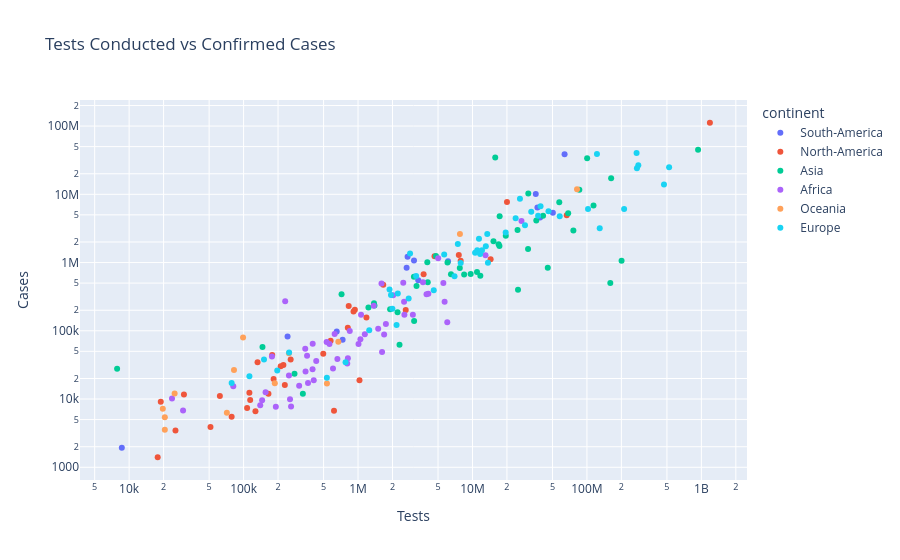

Notebook cell for this chart:
### Markdown cell above
## 13. Testing vs Confirmed Cases

Comparing the number of tests conducted against confirmed cases gives a sense of how thoroughly each country was screening its population.

### Code cell
testing_data = country_data[country_data["Tests"] > 0]

fig = px.scatter(testing_data, x="Tests", y="Cases", color="continent", hover_name="country", log_x=True, log_y=True, title="Tests Conducted vs Confirmed Cases")
fig.show()

### Figure 1 — Plotly figure (JSON) as saved in the notebook; plotly's stock layout.template omitted (floating-point values rounded to 4 significant figures)
{"data": [{"hovertemplate": "<b>%{hovertext}</b><br><br>continent=South-America<br>Tests=%{x}<br>Cases=%{y}<extra></extra>", "hovertext": ["Falkland-Islands", "French-Guiana", "Suriname", "Guyana", "Venezuela", "Ecuador", "Uruguay", "Paraguay", "Colombia", "Chile", "Peru", "Bolivia", "Brazil", "Argentina"], "legendgroup": "South-America", "marker": {"color": "#636efa", "symbol": "circle"}, "mode": "markers", "name": "South-America", "orientation": "v", "showlegend": true, "type": "scatter", "x": [8632.0, 651300.0, 242200.0, 733200.0, 3359000.0, 3082000.0, 6115000.0, 2658000.0, 36950000.0, 50380000.0, 39010000.0, 2710000.0, 63780000.0, 35720000.0], "xaxis": "x", "y": [1930, 98041, 82588, 74137, 552695, 1070188, 1041111, 837602, 6400173, 5384853, 4572667, 1212131, 38743918, 10128845], "yaxis": "y"}, {"hovertemplate": "<b>%{hovertext}</b><br><br>continent=North-America<br>Tests=%{x}<br>Cases=%{y}<extra></extra>", "hovertext": ["Montserrat", "Saint-Pierre-Miquelon", "Greenland", "Caribbean-Netherlands", "Bermuda", "Grenada", "Sint-Maarten", "St-Barth", "Saint-Kitts-and-Nevis", "Dominica", "Saint-Martin", "St-Vincent-Grenadines", "Antigua-and-Barbuda", "British-Virgin-Islands", "Turks-and-Caicos", "Anguilla", "Cura&ccedil;ao", "Cayman-Islands", "Bahamas", "Aruba", "Haiti", "Saint-Lucia", "Guadeloupe", "El-Salvador", "Trinidad-and-Tobago", "Jamaica", "Barbados", "Belize", "Panama", "Dominican-Republic", "Honduras", "Martinique", "Canada", "Guatemala", "Costa-Rica", "Cuba", "USA", "Mexico"], "legendgroup": "North-America", "marker": {"color": "#EF553B", "symbol": "circle"}, "mode": "markers", "name": "North-America", "orientation": "v", "showlegend": true, "type": "scatter", "x": [17760.0, 25400.0, 164900.0, 30130.0, 1030000.0, 183000.0, 62060.0, 78650.0, 127000.0, 229300.0, 112400.0, 114200.0, 18900.0, 107300.0, 616800.0, 51380.0, 496700.0, 222800.0, 257800.0, 177900.0, 132400.0, 211000.0, 938000.0, 2610000.0, 913300.0, 1184000.0, 814200.0, 576000.0, 7883000.0, 3741000.0, 1661000.0, 828900.0, 66570000.0, 7594000.0, 4660000.0, 14400000.0, 1187000000.0, 20010000.0], "xaxis": "x", "y": [1403, 3452, 11971, 11682, 18860, 19693, 11051, 5507, 6607, 16038, 12324, 9674, 9106, 7392, 6752, 3904, 45986, 31472, 38084, 44224, 34667, 30215, 203235, 201855, 191496, 156869, 110578, 71409, 1059893, 675890, 474590, 230354, 4946090, 1291293, 1238883, 1115251, 111820082, 7702809], "yaxis": "y"}, {"hovertemplate": "<b>%{hovertext}</b><br><br>continent=Asia<br>Tests=%{x}<br>Cases=%{y}<extra></extra>", "hovertext": ["China", "Timor-Leste", "Yemen", "Bhutan", "Syria", "Macao", "Kyrgyzstan", "Maldives", "Cambodia", "Uzbekistan", "Qatar", "UAE", "Mongolia", "Nepal", "Saudi-Arabia", "Azerbaijan", "Bahrain", "Cyprus", "Sri-Lanka", "Kuwait", "Myanmar", "Palestine", "Armenia", "Oman", "Brunei", "Afghanistan", "Laos", "Jordan", "Kazakhstan", "Malaysia", "Israel", "Thailand", "Philippines", "Singapore", "Hong-Kong", "Iraq", "Bangladesh", "Georgia", "Pakistan", "Lebanon", "India", "S-Korea", "Japan", "Turkey", "Vietnam", "Taiwan", "Iran", "Indonesia"], "legendgroup": "Asia", "marker": {"color": "#00cc96", "symbol": "circle"}, "mode": "markers", "name": "Asia", "orientation": "v", "showlegend": true, "type": "scatter", "x": [160000000.0, 278500.0, 329600.0, 2304000.0, 146300.0, 7850.0, 1907000.0, 2214000.0, 3091000.0, 1378000.0, 4065000.0, 200700000.0, 4030000.0, 6048000.0, 45480000.0, 7748000.0, 10950000.0, 9640000.0, 6486000.0, 8456000.0, 11710000.0, 3079000.0, 3243000.0, 25000000.0, 717800.0, 1391000.0, 1233000.0, 17200000.0, 11580000.0, 68580000.0, 41370000.0, 17270000.0, 36100000.0, 24760000.0, 76130000.0, 19540000.0, 15250000.0, 16920000.0, 30590000.0, 4796000.0, 935900000.0, 15800000.0, 100400000.0, 162700000.0, 85830000.0, 30740000.0, 57320000.0, 114200000.0], "xaxis": "x", "y": [503302, 23460, 11945, 62697, 57743, 27673, 206897, 186694, 139103, 253662, 514524, 1067030, 1011496, 1003450, 841469, 835234, 729549, 681110, 672754, 667158, 641873, 621008, 451831, 399449, 343719, 234174, 218970, 1746997, 1411831, 5278406, 4841772, 4770149, 4140383, 3006155, 2937609, 2465545, 2049377, 1861665, 1581936, 1243838, 45035393, 34571873, 33803572, 17232066, 11625195, 10241523, 7627186, 6829221], "yaxis": "y"}, {"hovertemplate": "<b>%{hovertext}</b><br><br>continent=Africa<br>Tests=%{x}<br>Cases=%{y}<extra></extra>", "hovertext": ["Djibouti", "Eritrea", "Niger", "Equatorial-Guinea", "Liberia", "Gambia", "Guinea-Bissau", "Chad", "Burkina-Faso", "South-Sudan", "CAR", "Sierra-Leone", "Sao-Tome-and-Principe", "Congo", "Somalia", "Mayotte", "Madagascar", "Cabo-Verde", "Sudan", "Mauritania", "Burundi", "Gabon", "Mauritius", "Togo", "Guinea", "Lesotho", "Mali", "Benin", "Namibia", "Uganda", "Ghana", "Rwanda", "Cameroon", "Angola", "DRC", "Malawi", "Senegal", "Ivory-Coast", "Eswatini", "Egypt", "Libya", "Ethiopia", "R&eacute;union", "Zambia", "Kenya", "Botswana", "Algeria", "Nigeria", "Zimbabwe", "Mozambique", "South-Africa", "Morocco", "Tunisia"], "legendgroup": "Africa", "marker": {"color": "#ab63fa", "symbol": "circle"}, "mode": "markers", "name": "Africa", "orientation": "v", "showlegend": true, "type": "scatter", "x": [305900.0, 23690.0, 254500.0, 365700.0, 139800.0, 155700.0, 145200.0, 191300.0, 249000.0, 410300.0, 81290.0, 260000.0, 29600.0, 347800.0, 400500.0, 176900.0, 531300.0, 401600.0, 562900.0, 1010000.0, 345700.0, 1622000.0, 358700.0, 815200.0, 660100.0, 431200.0, 804900.0, 604300.0, 1063000.0, 3012000.0, 2542000.0, 6022000.0, 1752000.0, 1500000.0, 846700.0, 624800.0, 1147000.0, 1691000.0, 1049000.0, 3693000.0, 2484000.0, 5565000.0, 1604000.0, 4113000.0, 3967000.0, 2027000.0, 231000.0, 5709000.0, 2526000.0, 1371000.0, 26800000.0, 13000000.0, 5013000.0], "xaxis": "x", "y": [15690, 10189, 9931, 17229, 8090, 12626, 9614, 7701, 22114, 18819, 15440, 7779, 6778, 25375, 27334, 42027, 68486, 64477, 63993, 63848, 54721, 49051, 43025, 39572, 38572, 36138, 33164, 28036, 172389, 172149, 171889, 133518, 125379, 107327, 99338, 89535, 89053, 88384, 75191, 516023, 507274, 501157, 494595, 349304, 344130, 330638, 272010, 267188, 266359, 233731, 4076463, 1278992, 1153361], "yaxis": "y"}, {"hovertemplate": "<b>%{hovertext}</b><br><br>continent=Oceania<br>Tests=%{x}<br>Cases=%{y}<extra></extra>", "hovertext": ["Nauru", "Vanuatu", "Wallis-and-Futuna", "Samoa", "Tonga", "Cook-Islands", "Palau", "Papua-New-Guinea", "Micronesia", "Fiji", "New-Caledonia", "New-Zealand", "Australia"], "legendgroup": "Oceania", "marker": {"color": "#FFA15A", "symbol": "circle"}, "mode": "markers", "name": "Oceania", "orientation": "v", "showlegend": true, "type": "scatter", "x": [20510.0, 24980.0, 20510.0, 187400.0, 535000.0, 19690.0, 71430.0, 249100.0, 82430.0, 672900.0, 98960.0, 7769000.0, 81920000.0], "xaxis": "x", "y": [5393, 12019, 3550, 17006, 16950, 7203, 6290, 46864, 26547, 69117, 80064, 2621111, 11853144], "yaxis": "y"}, {"hovertemplate": "<b>%{hovertext}</b><br><br>continent=Europe<br>Tests=%{x}<br>Cases=%{y}<extra></extra>", "hovertext": ["Liechtenstein", "Gibraltar", "Monaco", "Isle-of-Man", "Andorra", "Faeroe-Islands", "San-Marino", "Channel-Islands", "Malta", "Belarus", "Latvia", "Moldova", "Estonia", "Bosnia-and-Herzegovina", "Luxembourg", "North-Macedonia", "Albania", "Montenegro", "Iceland", "Ukraine", "Poland", "Greece", "Austria", "Portugal", "Belgium", "Czechia", "Switzerland", "Romania", "Denmark", "Sweden", "Serbia", "Hungary", "Slovakia", "Ireland", "Finland", "Norway", "Lithuania", "Slovenia", "Bulgaria", "Croatia", "Spain", "France", "Germany", "Italy", "UK", "Russia", "Netherlands"], "legendgroup": "Europe", "marker": {"color": "#19d3f3", "symbol": "circle"}, "mode": "markers", "name": "Europe", "orientation": "v", "showlegend": true, "type": "scatter", "x": [112500.0, 534300.0, 78650.0, 150800.0, 249800.0, 778000.0, 196900.0, 1253000.0, 2171000.0, 13650000.0, 7886000.0, 3216000.0, 6968000.0, 1885000.0, 4587000.0, 2226000.0, 1941000.0, 2769000.0, 1996000.0, 32600000.0, 39320000.0, 102200000.0, 211300000.0, 46140000.0, 37450000.0, 57830000.0, 23830000.0, 28760000.0, 129300000.0, 19500000.0, 13460000.0, 11390000.0, 7449000.0, 13080000.0, 12110000.0, 11000000.0, 10540000.0, 2848000.0, 11670000.0, 5660000.0, 471000000.0, 271500000.0, 122300000.0, 281100000.0, 522500000.0, 273400000.0, 25980000.0], "xaxis": "x", "y": [21574, 20550, 17181, 38008, 48015, 34658, 26185, 101717, 121420, 994037, 982505, 635145, 628070, 403615, 391232, 350567, 334863, 296542, 209906, 5557995, 6661991, 6101379, 6081287, 5643062, 4861695, 4759041, 4453053, 3529735, 3183756, 2754129, 2615054, 2230232, 1877605, 1734582, 1516117, 1509732, 1397806, 1356546, 1339851, 1309728, 13914811, 40138560, 38828995, 26723249, 24910387, 24124215, 8635786], "yaxis": "y"}], "layout": {"legend": {"title": {"text": "continent"}, "tracegroupgap": 0}, "title": {"text": "Tests Conducted vs Confirmed Cases"}, "xaxis": {"anchor": "y", "domain": [0.0, 1.0], "title": {"text": "Tests"}, "type": "log"}, "yaxis": {"anchor": "x", "domain": [0.0, 1.0], "title": {"text": "Cases"}, "type": "log"}}}
